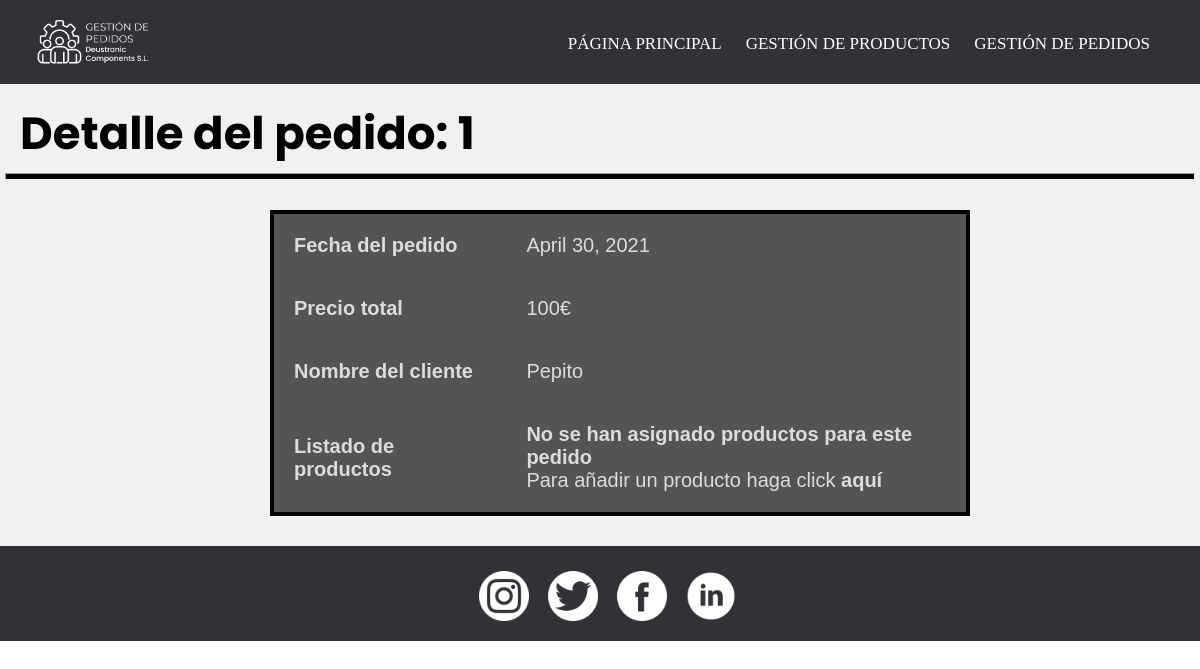
Before: /gestionDePedidos/detallePedido/1/ with the older database file.
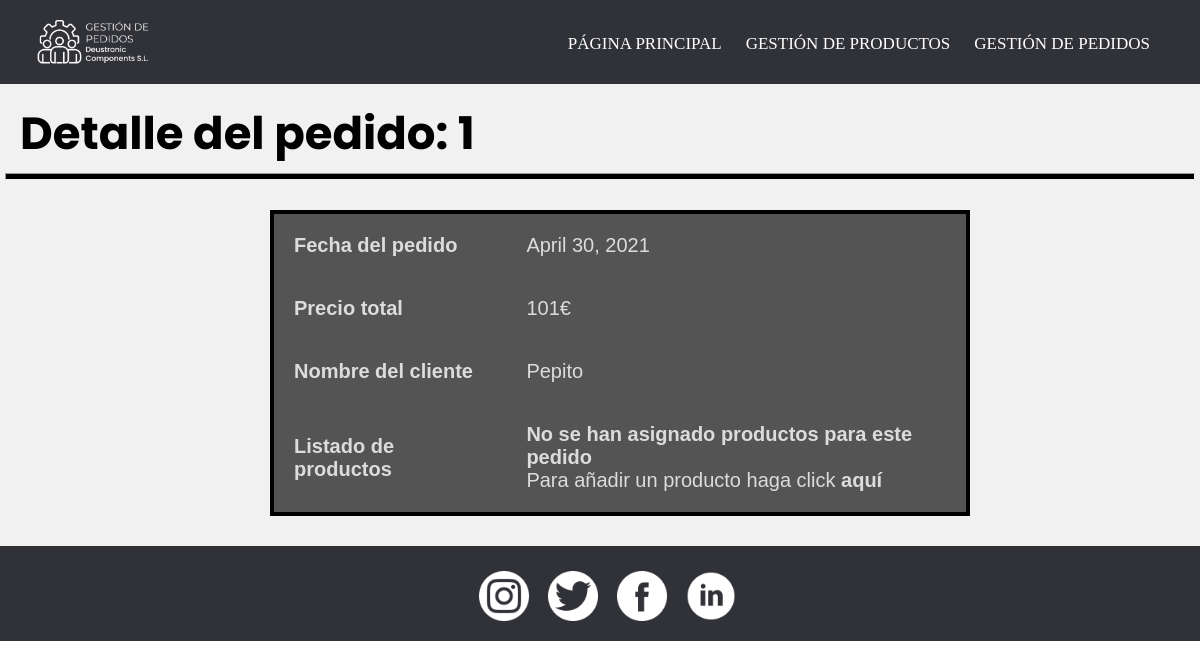
After: the same page with the newer database file.
### appGestionDePedidos/models.py (models this page shows, shortened)
class Pedido(models.Model):
    fecha = models.DateField()
    precioTotal = models.IntegerField()
    cliente = models.ForeignKey(Cliente, on_delete=models.CASCADE) #para la recacion 1-n con cliente
    productos = models.ManyToManyField(Producto, through = 'Compone')#esto nos crea la tabla intermedia de la n-m invisible de pedido-producto

class Cliente(models.Model):
    cif = models.CharField(max_length=10)
    nombre = models.CharField(max_length=50)
    telefono = models.CharField(max_length=50)
    nombreEmpresa = models.CharField(max_length=50)
    email = models.EmailField(max_length=50)
    def __str__(self):
        return self.nombre

### appGestionDePedidos/views.py (the view)
# urls.py: path('detallePedido/<int:pk>/', PedidoDetailView.as_view(), name = 'detallePedido'),
class PedidoDetailView(DetailView):
        model = Pedido
        template_name = 'detallePedido.html'
        context_object_name = 'detalle_pedido'

### appGestionDePedidos/templates/detallePedido.html
{% extends "base.html" %}
{% load static %}
{% block content %}
    <header>
        <h2 class="pagSecundarias">Detalle del pedido: {{detalle_pedido.id}}</h2>
        <hr>
    </header>
    <div class="detalle">
        <table>
            <tr>
                <th>Fecha del pedido</th>
                <td>{{ detalle_pedido.fecha }}</td>
            </tr>
            <tr>
                <th>Precio total</th>
                <td>{{ detalle_pedido.precioTotal }}€</td>
            </tr>
            <tr>
                <th>Nombre del cliente</th>
                <td>{{ detalle_pedido.cliente }}</td>
            </tr>
            <tr>
                <th>Listado de productos</th>
                <td>
                    {% if detalle_pedido.compone_set.all %}
                        <ul>
                            {% for productos in detalle_pedido.compone_set.all %}
                                <li>{{productos.producto}} cant.:{{productos.cantidad}}</li>
                            {% endfor %}
                        </ul>
                    {% else %}
                        <h4>No se han asignado productos para este pedido</h4>
                        <p>Para añadir un producto haga click <a href="{% url 'anyadirProducto' %}">aquí</a></p>
                    {% endif %}
                </td>
            </tr>
        </table>
    </div>
{% endblock %}

Changed rows visible on the page:
changed Pedido "Pepito": precioTotal "100" → "101"
